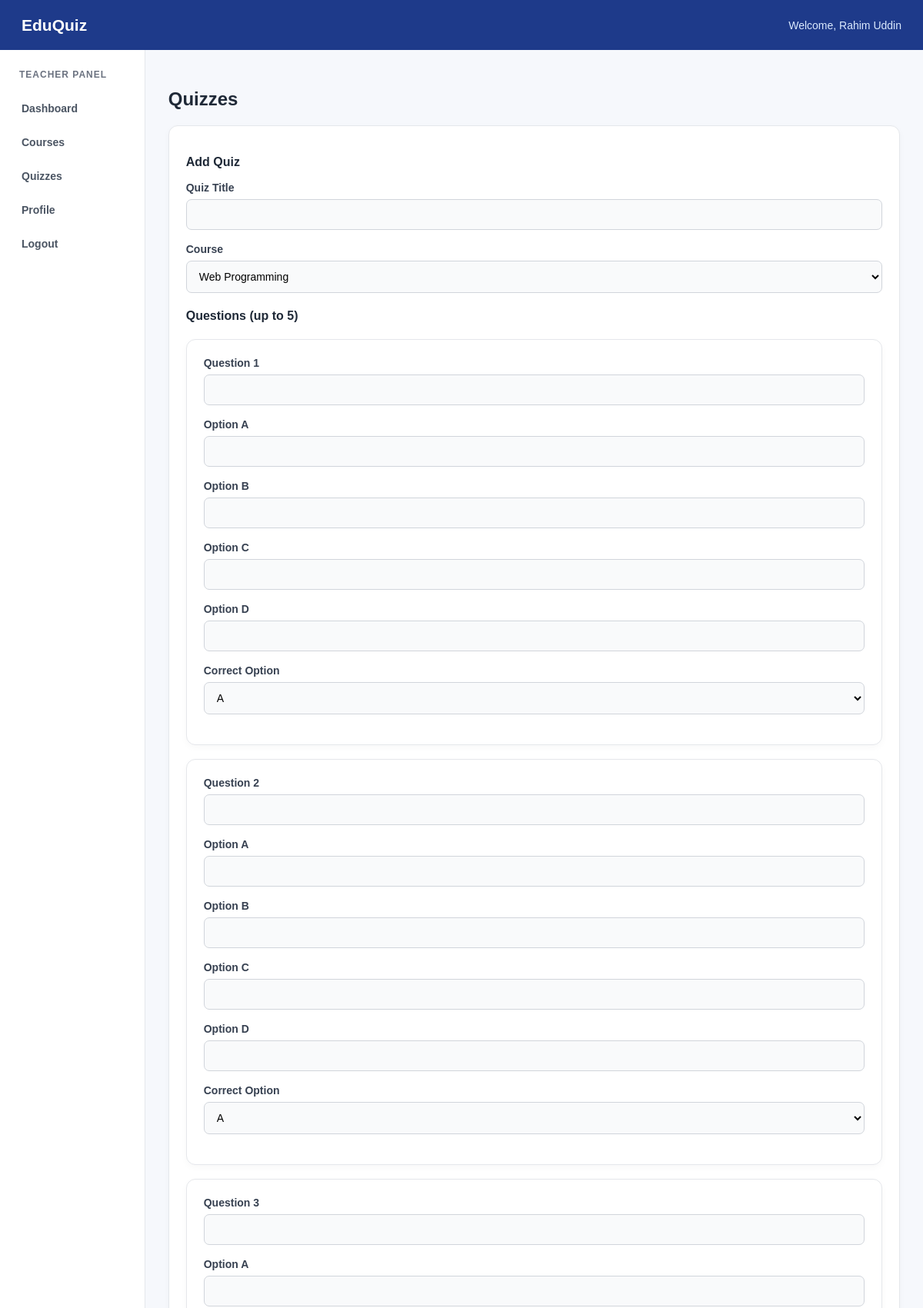
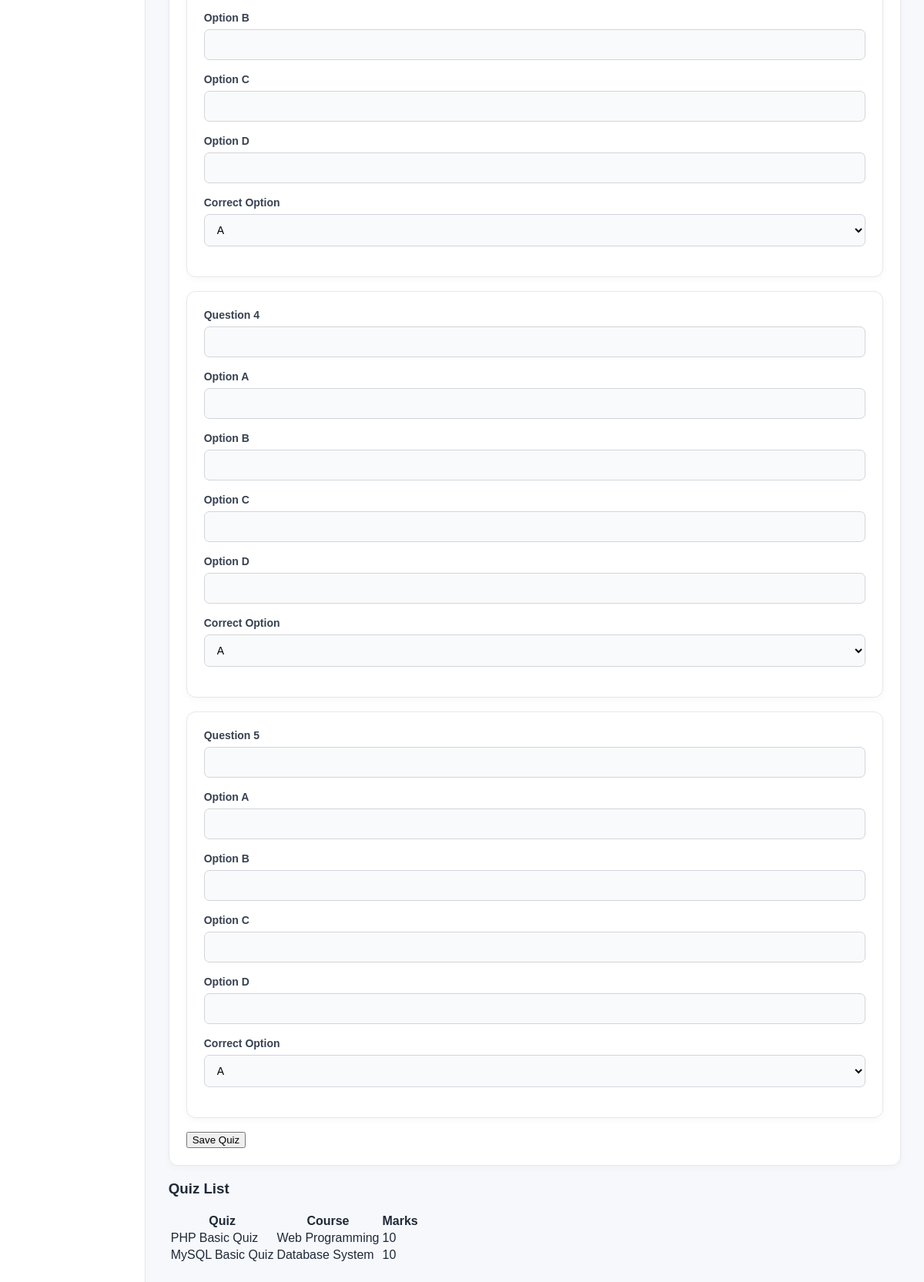
Page /Teacher/View/Quizzes.php (signed in) on the committed database (2 pictures, top to bottom).
### tables this page shows
CREATE TABLE `quizzes` (
  `QuizID` int(11) NOT NULL AUTO_INCREMENT,
  `Title` varchar(255) NOT NULL,
  `CourseID` int(11) NOT NULL,
  `TotalMarks` int(11) NOT NULL DEFAULT 10,
  PRIMARY KEY (`QuizID`)
);

CREATE TABLE `courses` (
  `CourseID` int(11) NOT NULL AUTO_INCREMENT,
  `CourseName` varchar(255) NOT NULL,
  `Subject` varchar(255) NOT NULL,
  `TeacherEmail` varchar(255) NOT NULL,
  PRIMARY KEY (`CourseID`)
);

### Teacher/Control/AddQuiz.php (called while the page is built, shortened)
<?php
include "../model/DatabaseConnection.php";
$connection=new DatabaseConnection();
$conobj=$connection->OpenCon();
$myCourses = $connection->GetMyCourses($conobj,$_SESSION["Email"]);
$quizzes = $connection->GetMyQuizzes($conobj,$_SESSION["Email"]);
?>

### Teacher/model/DatabaseConnection.php (called while the page is built, shortened)
<?php
class DatabaseConnection{
function GetMyCourses($conn,$TeacherEmail)
{
    $result = $conn->query("SELECT * FROM courses WHERE TeacherEmail='$TeacherEmail'");
    return $result;
}
function GetMyQuizzes($conn,$TeacherEmail)
{
    $result = $conn->query("SELECT quizzes.*, courses.CourseName FROM quizzes INNER JOIN courses ON quizzes.CourseID=courses.CourseID WHERE courses.TeacherEmail='$TeacherEmail'");
    return $result;
}
}
?>

### Teacher/View/Quizzes.php (the view, shortened to what this page needs)
<?php include "../Control/AddQuiz.php"; ?>
<!DOCTYPE html>
<html lang="en">
<head>
<link rel="stylesheet" href="../css/style.css">
</head>
<body class="dashboard-page">
<div class="dashboard-header">
    <h2>EduQuiz</h2>
    <p>Welcome, <?php echo htmlspecialchars($_SESSION["Name"]); ?></p>
</div>
<div class="dashboard-container">
    <div class="dashboard-menu">
        <h3>Teacher Panel</h3>
        <a href="Dashboard.php">Dashboard</a>
        <a href="Courses.php">Courses</a>
        <a href="Quizzes.php">Quizzes</a>
        <a href="Profile.php">Profile</a>
        <a href="../Control/logout.php">Logout</a>
    </div>
    <div class="dashboard-content">
        <h2>Quizzes</h2>
        <div class="course-card">
            <h3>Add Quiz</h3>
            <form method="post">
                <div class="form-group">
                    <label>Quiz Title</label>
                    <input type="text" name="title" required>
                </div>
                <div class="form-group">
                    <label>Course</label>
                    <select name="course" required>
                        <?php $myCourses->data_seek(0); while($c = $myCourses->fetch_assoc()): ?>
                        <option value="<?php echo $c["CourseID"]; ?>"><?php echo htmlspecialchars($c["CourseName"]); ?></option>
                        <?php endwhile; ?>
                    </select>
                </div>
                <h4>Questions (up to 5)</h4>
                <?php for($i=0;$i<5;$i++): ?>
                <div class="course-card">
                    <div class="form-group"><label>Question <?php echo $i+1; ?></label><input type="text" name="question[]"></div>
                    <div class="form-group"><label>Option A</label><input type="text" name="optiona[]"></div>
                    <div class="form-group"><label>Option B</label><input type="text" name="optionb[]"></div>
                    <div class="form-group"><label>Option C</label><input type="text" name="optionc[]"></div>
                    <div class="form-group"><label>Option D</label><input type="text" name="optiond[]"></div>
                    <div class="form-group">
                        <label>Correct Option</label>
                        <select name="correct[]">
                            <option value="A">A</option>
                        </select>
                    </div>
                </div>
                <?php endfor; ?>
                <button type="submit" name="add_quiz">Save Quiz</button>
            </form>
        </div>
        <h3>Quiz List</h3>
        <table class="data-table">
        <tr><th>Quiz</th><th>Course</th><th>Marks</th></tr>
        <?php while($row = $quizzes->fetch_assoc()): ?>
        <tr><td><?php echo htmlspecialchars($row["Title"]); ?></td><td><?php echo htmlspecialchars($row["CourseName"]); ?></td><td><?php echo $row["TotalMarks"]; ?></td></tr>
        <?php endwhile; ?>
        </table>
    </div>
</div>
</body>
</html>

### Teacher/css/style.css (style rules this page uses)
* { box-sizing: border-box; }
body { margin: 0; font-family: Arial, sans-serif; background: #f6f8fc; color: #1f2937; }
.form-group { margin-bottom: 17px; }
.form-group label { display: block; margin-bottom: 7px; font-size: 14px; font-weight: bold; color: #374151; }
.form-group input, .form-group select, .course-card input, .course-card select { width: 100%; padding: 11px 12px; border: 1px solid #d1d5db; border-radius: 7px; background: #f9fafb; font-size: 14px; }
.dashboard-page { min-height: 100vh; background: #f6f8fc; }
.dashboard-header { height: 65px; padding: 0 28px; display: flex; align-items: center; justify-content: space-between; background: #1e3a8a; color: white; }
.dashboard-header h2 { margin: 0; font-size: 21px; }
.dashboard-header p { margin: 0; font-size: 14px; color: #dbeafe; }
.dashboard-container { display: flex; }
.dashboard-menu { width: 220px; min-height: calc(100vh - 65px); padding: 25px 15px; background: white; border-right: 1px solid #e5e7eb; }
.dashboard-menu h3 { margin: 0 10px 18px; color: #6b7280; font-size: 12px; text-transform: uppercase; letter-spacing: 1px; }
.dashboard-menu a { display: block; padding: 11px 13px; margin-bottom: 6px; border-radius: 7px; color: #4b5563; text-decoration: none; font-size: 14px; font-weight: 600; }
.dashboard-content { width: 100%; padding: 30px; }
.course-card { margin-bottom: 18px; padding: 22px; background: white; border: 1px solid #e5e7eb; border-radius: 12px; box-shadow: 0 3px 10px rgba(0, 0, 0, 0.03); }
.course-card h3 { color: #1f2937; font-size: 16px; }

### rows in the picture
quizzes: Title "PHP Basic Quiz", CourseID.CourseName "Web Programming", TotalMarks "10"
quizzes: Title "MySQL Basic Quiz", CourseID.CourseName "Database System", TotalMarks "10"

### other values in the picture
$_SESSION["Name"] "Rahim Uddin"
form field course "Web Programming"
